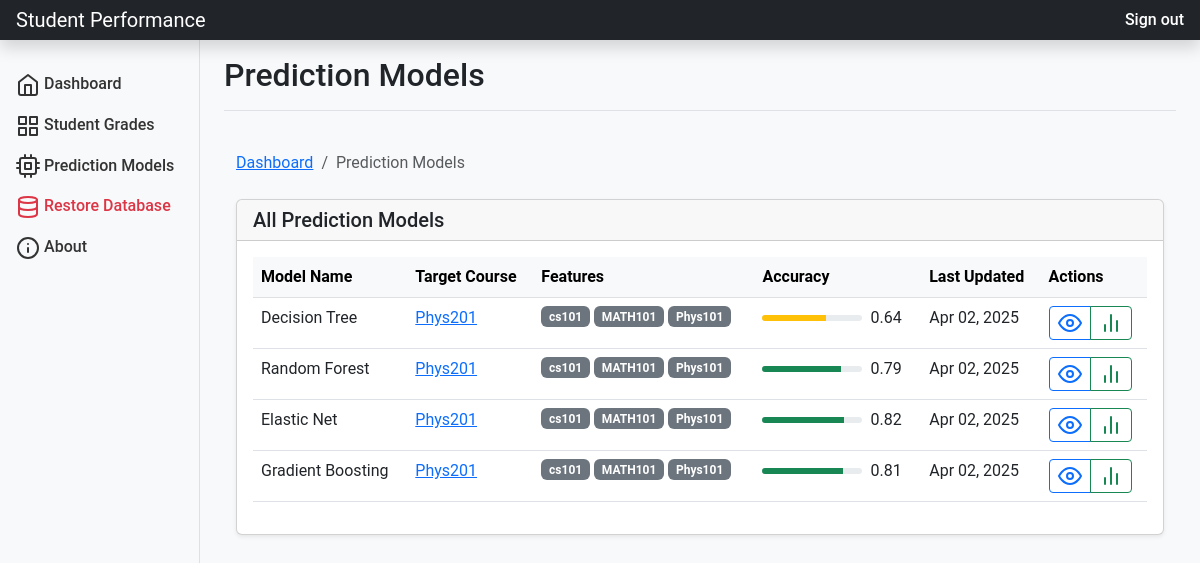
Screenshot of /prediction/models/ (signed in) with the database file from the repository.
### performance_app/prediction_models.py (models this page shows, shortened)
class EnhancedPredictionModel(models.Model):
    name = models.CharField(max_length=255)
    description = models.TextField(blank=True)
    created_at = models.DateTimeField(auto_now_add=True)
    updated_at = models.DateTimeField(auto_now=True)
    creator = models.ForeignKey(User, on_delete=models.CASCADE)
    target_course = models.ForeignKey(Course, on_delete=models.CASCADE, related_name='target_for_models')
    algorithm = models.CharField(max_length=50, default='GradientBoosting')
    train_test_split = models.FloatField(default=0.2)  # 20% test data by default
    r_squared = models.FloatField(null=True, blank=True)
    rmse = models.FloatField(null=True, blank=True)
    mae = models.FloatField(null=True, blank=True)
    mape = models.FloatField(null=True, blank=True)
    model_file = models.FileField(upload_to='prediction_models/', null=True, blank=True)
    class Meta:
        ordering = ['-created_at']

class ModelFeature(models.Model):
    model = models.ForeignKey(EnhancedPredictionModel, on_delete=models.CASCADE, related_name='features')
    course = models.ForeignKey(Course, on_delete=models.CASCADE)
    importance = models.FloatField(null=True, blank=True)  # Will be populated after training
    class Meta:
        unique_together = ('model', 'course')

### performance_app/models.py (models this page shows, shortened)
class Course(models.Model):
    name = models.CharField(max_length=255)
    code = models.CharField(max_length=20, unique=True)
    level = models.PositiveIntegerField(default=1)

### performance_app/prediction_views.py (the view)
# urls.py: path('prediction/models/', prediction_views.list_models, name='prediction_models'),
@login_required
def list_models(request):
    if not hasattr(request.user, 'teacher'):
        messages.warning(request, 'You need to be a teacher to access this page.')
        return redirect('dashboard')
    models = EnhancedPredictionModel.objects.select_related('target_course').prefetch_related('features__course').all()
    context = {
        'models': models,
    }
    return render(request, 'prediction/models_list.html', context)

### performance_app/templates/prediction/models_list.html (shortened to what this page needs)
{% extends 'base.html' %}
{% load mathfilters %}
{% block page_title %}Prediction Models{% endblock %}
{% block content %}
<div class="container-fluid py-4">
    <nav aria-label="breadcrumb" class="mb-4">
        <ol class="breadcrumb">
            <li class="breadcrumb-item"><a href="{% url 'teacher_dashboard' %}">Dashboard</a></li>
            <li class="breadcrumb-item active">Prediction Models</li>
        </ol>
    </nav>
    <div class="row mb-4">
        <div class="col-12">
            <div class="card shadow-sm">
                <div class="card-header d-flex justify-content-between align-items-center">
                    <h5 class="card-title mb-0">All Prediction Models</h5>
                </div>
                <div class="card-body">
                    {% if models %}
                        <div class="table-responsive">
                            <table class="table table-hover">
                                <thead class="table-light">
                                    <tr>
                                        <th>Model Name</th>
                                        <th>Target Course</th>
                                        <th>Features</th>
                                        <th>Accuracy</th>
                                        <th>Last Updated</th>
                                        <th>Actions</th>
                                    </tr>
                                </thead>
                                <tbody>
                                    {% for model in models %}
                                        <tr>
                                            <td>{{ model.name }}</td>
                                            <td>
                                                <a href="{% url 'course_detail' model.target_course.id %}">
                                                    {{ model.target_course.name }}
                                                </a>
                                            </td>
                                            <td>
                                                <div class="d-flex flex-wrap gap-1">
                                                    {% for feature in model.features.all %}
                                                        <span class="badge bg-secondary">
                                                            {{ feature.course.code }}
                                                        </span>
                                                    {% endfor %}
                                                </div>
                                            </td>
                                            <td>
                                                <div class="d-flex align-items-center">
                                                    {% if model.r_squared < 0.5 %}
                                                        <span class="badge bg-danger">Unusable</span>
                                                    {% else %}
                                                        <div class="progress me-2" style="width: 100px; height: 6px;">
                                                            <div class="progress-bar {% if model.r_squared >= 0.7 %}bg-success{% elif model.r_squared >= 0.5 %}bg-warning{% endif %}"
                                                                role="progressbar"
                                                                style="width: {% widthratio model.r_squared 1 100 %}%"
                                                                aria-valuenow="{% widthratio model.r_squared 1 100 %}"
                                                                aria-valuemin="0"
                                                                aria-valuemax="100">
                                                            </div>
                                                        </div>
                                                        <span>{{ model.r_squared|floatformat:2 }}</span>
                                                    {% endif %}
                                                </div>
                                            </td>
                                            <td>{{ model.updated_at|date:"M d, Y" }}</td>
                                            <td>
                                                <div class="btn-group" role="group">
                                                    <a href="{% url 'model_detail' model.id %}" class="btn btn-sm btn-outline-primary">
                                                        <i data-feather="eye"></i>
                                                    </a>
                                                    <a href="{% url 'predict_form' model.id %}" class="btn btn-sm btn-outline-success">
                                                        <i data-feather="bar-chart-2"></i>
                                                    </a>
                                                </div>
                                            </td>
                                        </tr>
                                    {% endfor %}
                                </tbody>
                            </table>
                        </div>
                    {% else %}
                        <div class="text-center py-5">
                            <i data-feather="cpu" class="empty-models-icon"></i>
                            <p class="mt-3">No prediction models have been created yet.</p>
                        </div>
                    {% endif %}
                </div>
            </div>
        </div>
    </div>
</div>
{% endblock %}

### performance_app/static/css/styles.css (style rules this page uses)
body { font-family: 'Roboto', sans-serif; background-color: #f8f9fa; }
.progress { height: 20px; margin-bottom: 0; border-radius: 4px; }
.progress-bar { font-weight: 500; font-size: 0.75rem; display: flex; align-items: center; justify-content: center; text-shadow: 0 0 2px rgba(0, 0, 0, 0.5); transition: width 0.6s ease; }

### rows the page displays
EnhancedPredictionModel: name "Decision Tree", target_course.name "Phys201", r_squared "0.64", updated_at "Apr 02, 2025"
ModelFeature: course.code "cs101"
ModelFeature: course.code "MATH101"
ModelFeature: course.code "Phys101"
EnhancedPredictionModel: name "Random Forest", target_course.name "Phys201", r_squared "0.79", updated_at "Apr 02, 2025"
ModelFeature: course.code "cs101"
ModelFeature: course.code "MATH101"
ModelFeature: course.code "Phys101"
EnhancedPredictionModel: name "Elastic Net", target_course.name "Phys201", r_squared "0.82", updated_at "Apr 02, 2025"
ModelFeature: course.code "cs101"
ModelFeature: course.code "MATH101"
ModelFeature: course.code "Phys101"
EnhancedPredictionModel: name "Gradient Boosting", target_course.name "Phys201", r_squared "0.81", updated_at "Apr 02, 2025"
ModelFeature: course.code "cs101"
ModelFeature: course.code "MATH101"
ModelFeature: course.code "Phys101"
